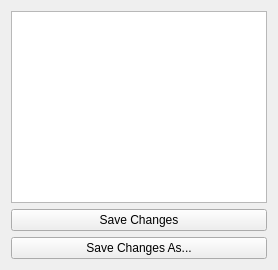
<?xml version="1.0" encoding="UTF-8"?>
<ui version="4.0">
 <class>TemplateEditorWidget</class>
 <widget class="QFrame" name="TemplateEditorWidget">
  <property name="geometry">
   <rect>
    <x>0</x>
    <y>0</y>
   </rect>
  </property>
  <property name="minimumSize">
   <size>
    <width>0</width>
    <height>0</height>
   </size>
  </property>
  <property name="maximumSize">
   <size>
    <width>420</width>
    <height>16777215</height>
   </size>
  </property>
  <property name="windowTitle">
   <string>DockWidget</string>
  </property>
  <layout class="QVBoxLayout" name="verticalLayout">
    <item>
      <widget class="QTextEdit" name="templateTextEdit">
       <property name="font">
        <font>
         <pointsize>10</pointsize>
        </font>
       </property>

      </widget>
    </item>
    <item>
      <widget class="QPushButton" name="templateTextSave">
        <property name="text">
         <string> Save Changes </string>
        </property>
      </widget>
    </item>
    <item>
      <widget class="QPushButton" name="templateTextSaveAs">
        <property name="text">
         <string> Save Changes As... </string>
        </property>
      </widget>
    </item>
  </layout>
 </widget>
 <resources/>
 <connections/>
</ui>
